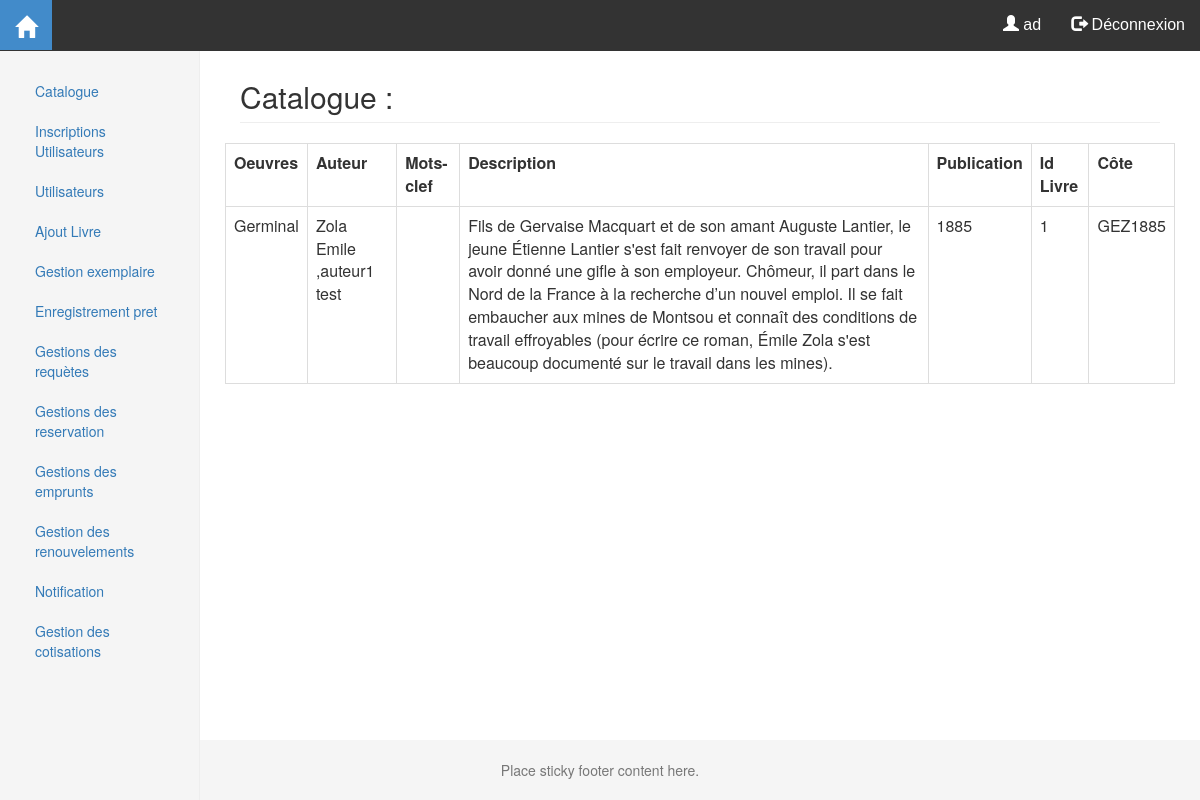
Page /admin/portail_admin.php?page=catalogue (signed in) on the committed database.
### tables this page shows
Create table Oeuvre (
	IdLivre integer
	PRIMARY KEY
	AUTO_INCREMENT,
	Titre varchar(100)
	NOT NULL,
	Cote varchar(100),
	Publication integer,
	Description TEXT
);

### fonctions/user.php (called while the page is built, shortened)
<?php
include 'config_bdd.php';
function Catalogue($where, $whereMC)
{
    global $bdd;
    $req = "SELECT DISTINCT IdLivre,Titre,Cote,Publication,Auteurs, MotClefs, Description FROM(
SELECT IdLivre,Titre,Cote,Publication,Auteurs,group_concat(MotClef.Nom, ' ') AS MotClefs,Description
FROM (SELECT Oeuvre.IdLivre,
Oeuvre.Titre,
Oeuvre.Cote,
Oeuvre.Publication,
group_concat(Auteur.Nom, ' ' , Auteur.Prenom , ' ') AS Auteurs,
Oeuvre.Description
FROM Oeuvre
LEFT JOIN Ecrit ON Oeuvre.IdLivre = Ecrit.FkLivre
LEFT JOIN Auteur ON Ecrit.FkAuteur = Auteur.IdAuteur
" . $where . "
GROUP BY Oeuvre.IdLivre) AS TMP
LEFT JOIN Definition ON TMP.IdLivre = Definition.FkLivre
LEFT JOIN MotClef ON Definition.FkMotClef = MotClef.IdMotClef
" . $whereMC . "
GROUP BY TMP.IdLivre) as T, Exemplaire
Where FkLivre=IdLivre";
    $result = $bdd->prepare($req);
    $result->execute();
    $data = $result->fetchAll();
    return $data;
}

### admin/catalogue.inc.php (the view)
<div class="col-sm-9 col-sm-offset-3 col-md-10 col-md-offset-2 main">
    <h2 class="page-header">Catalogue :</h2>
    <div class="row">
        <table class="table table-bordered">
            <tr>
                <th>Oeuvres</th>
                <th>Auteur</th>
                <th>Mots-clef</th>
                <th>Description</th>
                <th>Publication</th>
                <th>Id Livre</th>
                <th>Côte</th>
            </tr>
            <?php
            $catalogues = Catalogue(' ',' ');
            foreach ($catalogues as $catalogue) {
                echo '<tr>
                    <td>' . $catalogue['Titre'] . '</td>
                    <td>' . $catalogue['Auteurs'] . '</td>
                    <td>' . $catalogue['MotClefs'] . '</td>
                    <td>' . $catalogue['Description'] . '</td>
                    <td>' . $catalogue['Publication'] . '</td>
                    <td>' . $catalogue['IdLivre'] . '</td>
                    <td>' . $catalogue['Cote'] . '</td>
                 </tr>';
            }?>
        </table>
    </div>
</div>

### css/style.css (style rules this page uses)
html { position: relative; min-height: 100%; }
body { margin-bottom: 60px; }
.main { padding: 40px; }

### rows in the picture
oeuvre: Titre "Germinal", Auteurs "Zola Emile ,auteur1 test", Description "Fils de Gervaise Macquart et de son amant Auguste Lantier, le jeune Étienne Lantier s'est fait renvoyer de son travail pour avoir donné une gifle à son employeur. Chômeur, il part dans le Nord de la France à la recherche d’un nouvel emploi. Il se fait embaucher aux mines de Montsou et connaît des conditions de travail effroyables (pour écrire ce roman, Émile Zola s'est beaucoup documenté sur le travail dans les mines).", Publication "1885", IdLivre "1", Cote "GEZ1885"

### other values in the picture
$_SESSION['Nom'] "ad"
$info['title'] "Catalogue"
$info['title'] "Inscriptions Utilisateurs"
$info['title'] "Utilisateurs"
$info['title'] "Ajout Livre"
$info['title'] "Gestion exemplaire"
$info['title'] "Enregistrement pret"
$info['title'] "Gestions des requètes"
$info['title'] "Gestions des reservation"
$info['title'] "Gestions des emprunts"
$info['title'] "Gestion des renouvelements"
$info['title'] "Notification"
$info['title'] "Gestion des cotisations"
